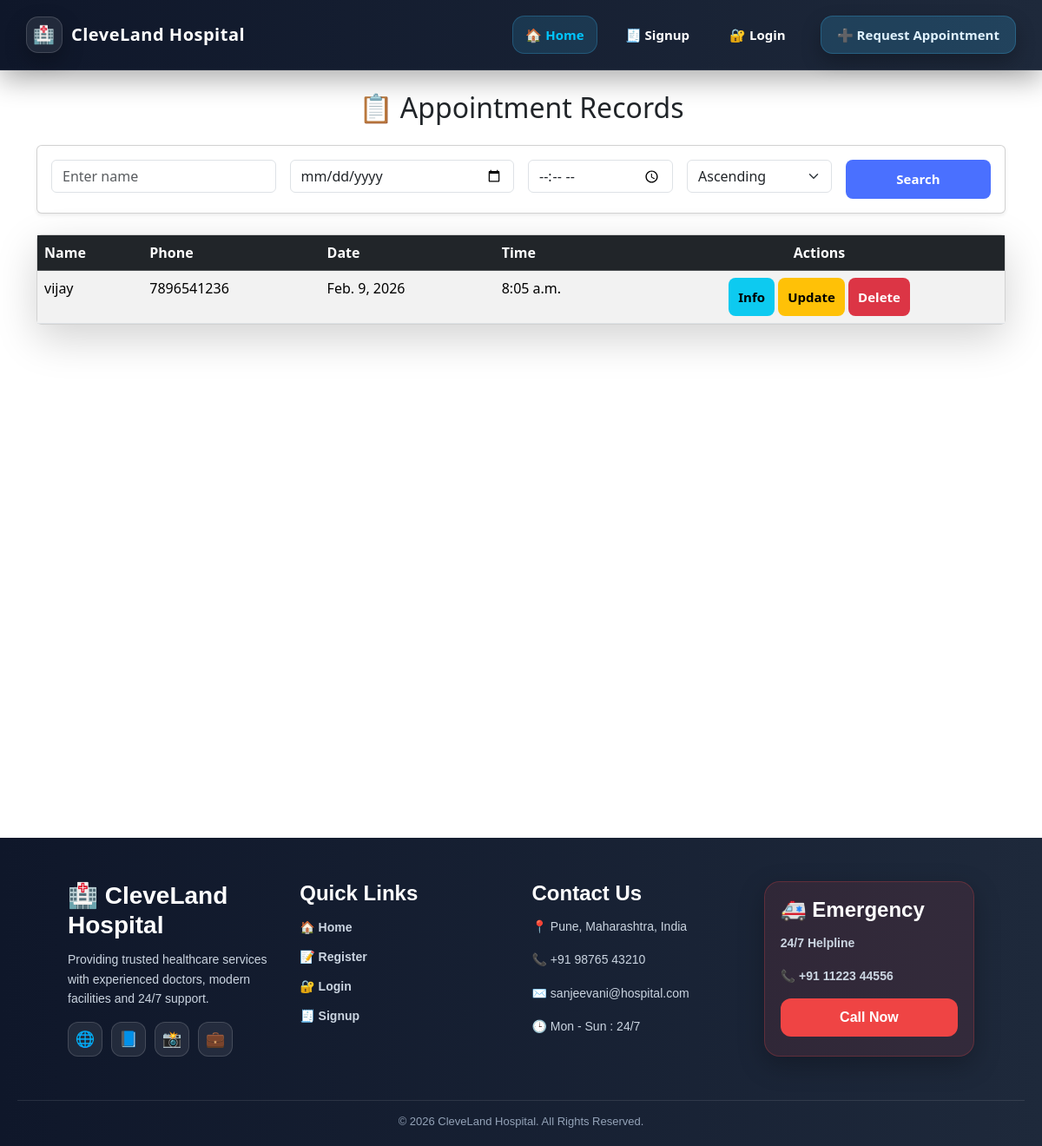
The page /show-appointment/ on the database its author committed.
### clinic_app/models.py (models this page shows, shortened)
class Appointment(models.Model):
    patient_name= models.CharField(max_length=20)
    patient_email=models.EmailField()
    patient_age=models.IntegerField()
    patient_address=models.TextField()
    patient_gender= models.CharField(max_length=10,choices=(('M',"Male"),('F',"Female")))
    patient_phone= models.CharField(max_length=15)
    appointment_date= models.DateField()
    appointment_time= models.TimeField()
    recent_report=models.FileField(upload_to='appointment_reports', blank=True, null=True)
    reson = models.TextField()

### clinic_app/views.py (the view)
# urls.py: path('show-appointment/', show_appointments, name='show_appointment_urls'),
def show_appointments(request):
    appointments =Appointment.objects.all()
    name = request.GET.get('patient_name')
    date = request.GET.get('date')
    time = request.GET.get('time')
    sort = request.GET.get('sort')
    if name:
        appointments = appointments.filter(patient_name__icontains = name)
    if date:
        appointments = appointments.filter(appointment_date = date)
    if time:
        appointments = appointments.filter(appointmnet_time = time)
    if sort:
        appointments = appointments.order_by(sort)
    template_name="clinic_app/show.html"
    context={'appointments' : appointments}
    return render(request, template_name, context)

### templates/clinic_app/show.html (shortened to what this page needs)
{% extends 'base.html' %}
{% block content %}
<div class="container mt-4">
    <h2 class="text-center mb-4">📋 Appointment Records</h2>
    <div class="card shadow-sm p-3 mb-4">
        <form method="get" class="row g-3">
            <div class="col-md-3">
                <input type="text" name="patient_name" class="form-control" placeholder="Enter name">
            </div>
            <div class="col-md-3">
                <input type="date" name="date" class="form-control">
            </div>
            <div class="col-md-2">
                <input type="time" name="time" class="form-control">
            </div>
            <div class="col-md-2">
                <select name="sort" class="form-select">
                    <option value="patient_name">Ascending</option>
                </select>
            </div>
            <div class="col-md-2">
                <button type="submit" class="btn btn-primary w-100">Search</button>
            </div>
        </form>
    </div>
    <div class="card shadow-lg">
        <div class="table-responsive">
            <table class="table table-hover table-striped mb-0">
                <thead class="table-dark">
                    <tr>
                        <th>Name</th>
                        <th>Phone</th>
                        <th>Date</th>
                        <th>Time</th>
                        <th class="text-center">Actions</th>
                    </tr>
                </thead>
                <tbody>
                    {% for appointment in appointments %}
                    <tr>
                        <td>{{ appointment.patient_name }}</td>
                        <td>{{ appointment.patient_phone }}</td>
                        <td>{{ appointment.appointment_date }}</td>
                        <td>{{ appointment.appointment_time }}</td>
                        <td class="text-center">
                            <a href="{% url 'info_appointment_urls' appointment.id %}" class="btn btn-info btn-sm">Info</a>
                            <a href="{% url 'update_appointment_urls' appointment.id %}" class="btn btn-warning btn-sm">Update</a>
                            <a href="{% url 'delete_appointment_urls' appointment.id %}" class="btn btn-danger btn-sm">Delete</a>
                        </td>
                    </tr>
                    {% endfor %}
                </tbody>
            </table>
        </div>
    </div>
</div>
{% endblock %}

### static/CSS/style.css (style rules this page uses)
.btn { flex: 1; padding: 11px; border: none; border-radius: 8px; font-size: 15px; cursor: pointer; font-weight: bold; transition: 0.3s; }
.btn-primary { background: #4a70ff; color: white; }

### rows shown on the page
Appointment: patient_name "vijay", patient_phone "7896541236", appointment_date "Feb. 9, 2026", appointment_time "8:05 a.m."
